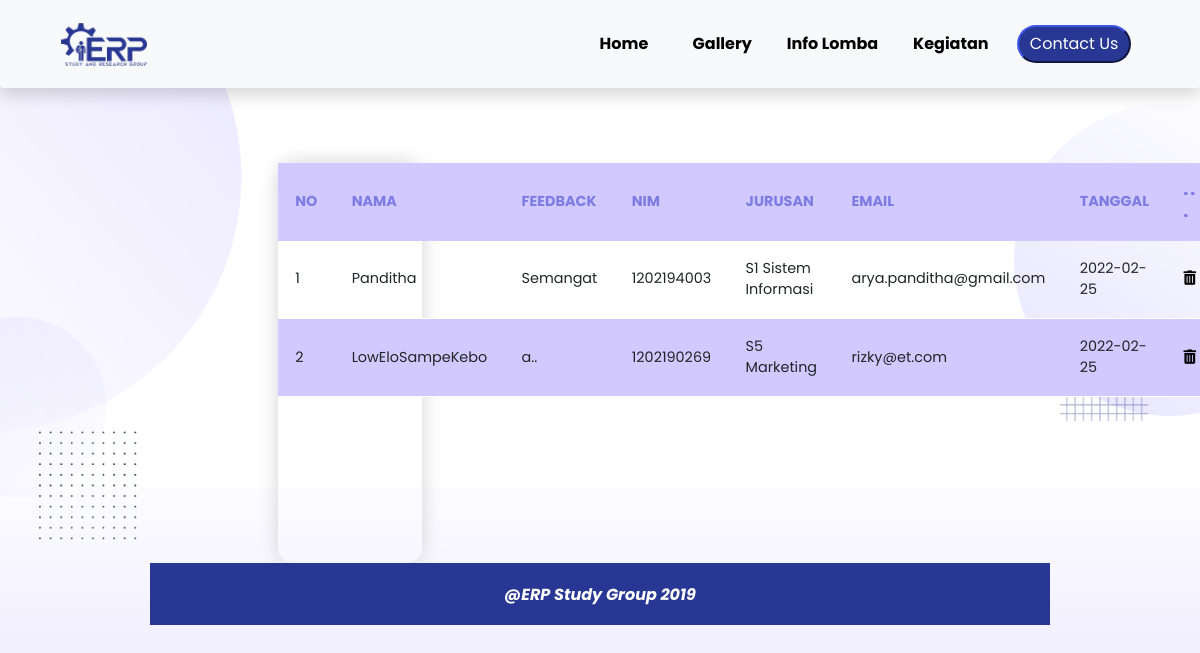
Page /feedback_list.php (signed in) on the committed database.
### tables this page shows
CREATE TABLE `feedback` (
  `id_feedback` int(11) NOT NULL,
  `nama` varchar(50) NOT NULL,
  `feedback` text NOT NULL,
  `nim` varchar(15) NOT NULL,
  `jurusan` varchar(75) NOT NULL,
  `email` varchar(100) NOT NULL,
  `tanggal` date NOT NULL
);

### feedback_list.php (the view, shortened to what this page needs)
<?php
include "header.php";
$feedback = mysqli_query($conn,"SELECT * FROM feedback");
?>
    <section>
        <div class="container-feedback">
            <table class="styled-table">
                <thead>
                    <tr>
                        <th scope="col">NO</th>
                        <th scope="col">NAMA</th>
                        <th scope="col">FEEDBACK</th>
                        <th scope="col">NIM</th>
                        <th scope="col">JURUSAN</th>
                        <th scope="col">EMAIL</th>
                        <th scope="col">TANGGAL</th>
                        <th scope="col"><b>. . .</b></th>
                    </tr>
                </thead>
                <tbody>
                    <?php
                        if(mysqli_num_rows($feedback)>0){
                            $i = 1;
                            while($d=mysqli_fetch_assoc($feedback)){
                                echo "
                                    <tr>
                                        <td scope='row'>$i</td>
                                        <td>$d[nama]</td>
                                        <td>$d[feedback]</td>
                                        <td>$d[nim]</td>
                                        <td>$d[jurusan]</td>
                                        <td>$d[email]</td>
                                        <td>$d[tanggal]</td>
                                        <td><a href='delete_feedback.php?id=$d[id_feedback]' class='delete' style='text-decoration:none; color:#000000'><i class='fas fa-trash-alt'></i></a></td>
                                    </tr>
                                ";
                                $i++;
                            }
                        }else{
                            echo "<tr><center>Data Belum Tersedia</center></tr>";
                        }
                    ?>
                </tbody>
            </table>
        </div>
    </section>
<?php include "footer.php"; ?>

### assets/css/style.css (style rules this page uses)
body { background-color: white; font-family: 'poppins'; }
.feedsec { background-image: url(../img/bgcontactus.png); padding: 150px; background-repeat:none; background-size: cover; }
.styled-table { display: block; margin-left: -250px; margin-right: 50px; margin-top: -100px; width: 100%; height: 400px; border-radius: 15px; font-size: 0.9em; box-shadow: 0 0 20px lightgrey; table-layout: fixed; }
.styled-table thead tr { background-color: #d1c9ff; color: #7d7ce3; text-align: left; }
.styled-table th, .styled-table td { padding: 17px 17.2px; word-wrap:break-word; }
.styled-table tbody tr { border-bottom: 1px solid #ffff; }
.styled-table tbody tr:nth-of-type(even) { background-color: #d1c9ff; }

### feedback_list.php (style rules this page uses)
body { font-family: "Poppins"; }
.container-feedback { margin-left: 10cm; margin-right: 10cm; margin-top: 3cm; border-radius: 0.5cm; border-color: brown; }

### rows in the picture
feedback: nama "Panditha", feedback "Semangat", nim "1202194003", jurusan "S1 Sistem Informasi", email "arya.panditha@gmail.com", tanggal "2022-02-25"
feedback: nama "LowEloSampeKebo", feedback "a..", nim "1202190269", jurusan "S5 Marketing", email "rizky@et.com", tanggal "2022-02-25"

### other values in the picture
$class1 "Home"
$class2 "Gallery"
$class3 "Info Lomba"
$class4 "Kegiatan"
